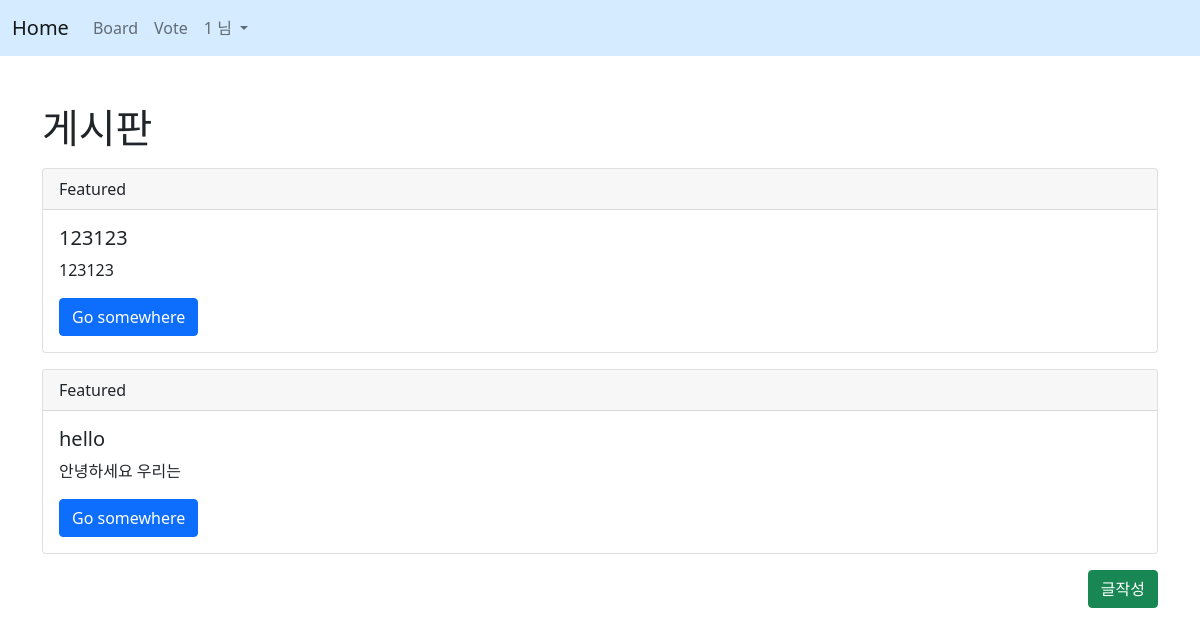
The app's page /vote/ (signed in) with its own data.
### acc/models.py (models this page shows)
class User(AbstractUser):
    userpic = models.ImageField(upload_to="usr/%y")
    nickname = models.CharField(max_length=30, blank=True)
    comment = models.TextField(blank=True)
    point = models.IntegerField(default=0)
    pass

### vote/models.py (models this page shows, shortened)
class Voter(models.Model):
    subject = models.CharField(max_length=30)
    wrtier = models.CharField(max_length=30)
    comment = models.TextField()
    voter = models.ManyToManyField(User)

### vote/views.py (the view)
# urls.py: path('', views.index, name="index"),
def index(request):
    v = Voter.objects.all()
    context= {
        'con' : v
    }
    return render(request, "vote/index.html", context)

### template/vote/index.html (shortened to what this page needs)
{% extends 'base.html' %}
{% block content %}
<div class="container mt-5">
    <h1>게시판</h1>
    {% for i in con %}
    <div class="card mt-3 mb-3">
        <div class="card-header">
          Featured
        </div>
        <div class="card-body">
            <h5 class="card-title">{{i.subject}}</h5>
            <p class="card-text">{{i.comment}}</p>
            <a href="{% url 'vote:detail' i.id %}" class="btn btn-primary">Go somewhere</a>
        </div>
    </div>
    {% endfor %}
    <div class="text-end">
        <a href="{% url 'vote:create' %}"><button type="button" class="btn btn-success">글작성</button></a>
    </div>
</div>
{% endblock %}

### template/base.html (shortened to what this page needs)
<!doctype html>
<html lang="en">
<head>
    <link href="https://cdn.jsdelivr.net/npm/bootstrap@5.1.1/dist/css/bootstrap.min.css" rel="stylesheet">
</head>
<body>
    {% if request.user.is_authenticated %}
    <nav class="navbar navbar-expand-lg navbar-light" style="background-color: #068bff2b;">
        <div class="container-fluid">
        <a class="navbar-brand" href="{% url 'acc:index' %}">Home</a>
        <div class="collapse navbar-collapse" id="navbarNavDropdown">
            <ul class="navbar-nav">
                <li class="nav-item">
                    <a class="nav-link" href="{% url 'board:index' %}">Board</a>
                </li>
                <li class="nav-item">
                    <a class="nav-link" href="{% url 'vote:index' %}">Vote</a>
                </li>
                <li class="nav-item dropdown">
                    <a class="nav-link dropdown-toggle" href="#" id="navbarDropdown" role="button" data-bs-toggle="dropdown" aria-expanded="false">
                        {{ user.username }} 님
                    </a>
                </li>
            </ul>
        </div>
        </div>
    </nav>
    {% endif %}
    {% block content %}
    {% endblock %}
</body>
</html>

### template/vote/index.html (style rules this page uses)
a { text-decoration: none; color: black; }

### records on screen
User: username "1"
Voter: subject "123123", comment "123123"
Voter: subject "hello", comment "안녕하세요 우리는"
